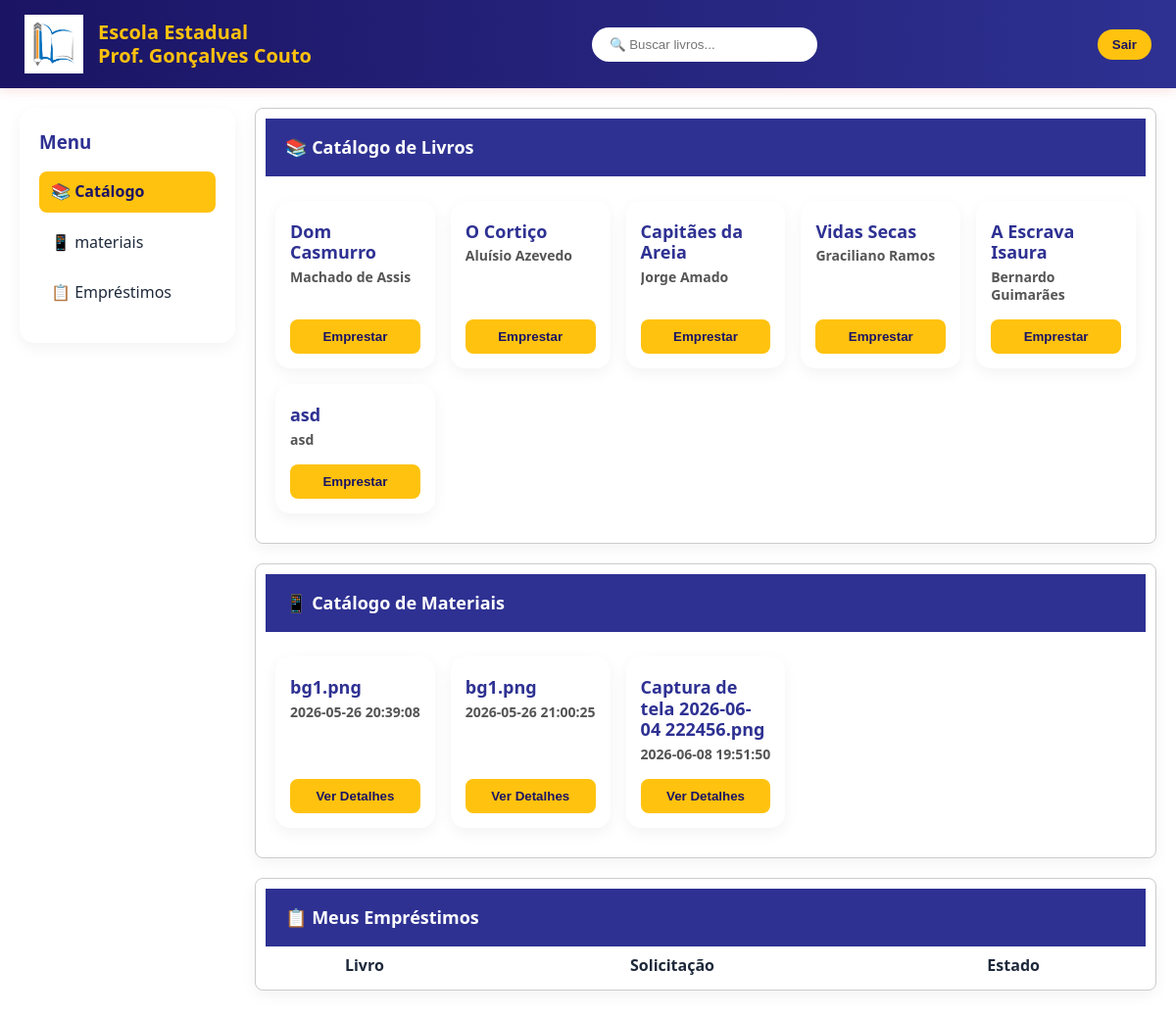
Screenshot of /Aluno.php (signed in) with the database file from the repository.
### tables this page shows
CREATE TABLE IF NOT EXISTS `livros` (
  `IDlivro` int NOT NULL AUTO_INCREMENT,
  `Titulo` varchar(140) DEFAULT NULL,
  `Autor` varchar(100) DEFAULT NULL,
  `Descricao` varchar(140) DEFAULT NULL,
  `ISBN` varchar(13) DEFAULT NULL,
  `Quantidade` int NOT NULL,
  PRIMARY KEY (`IDlivro`)
);

CREATE TABLE IF NOT EXISTS `materiais` (
  `IDmaterial` int NOT NULL AUTO_INCREMENT,
  `nome` varchar(100) NOT NULL,
  `path` varchar(100) NOT NULL,
  `date_upload` datetime NOT NULL DEFAULT CURRENT_TIMESTAMP,
  `usuario` int NOT NULL,
  PRIMARY KEY (`IDmaterial`),
  KEY `usuario` (`usuario`)
);

### Aluno.php (the view, shortened to what this page needs)
<?php
include('conexao.php');
if(!isset($_SESSION['id_aluno'])) {
    $exibirPainel = false;
} else {
    $exibirPainel = true;
    $sql_livros = "SELECT * FROM livros";
    $query_livros = $mysqli->query($sql_livros) or die($mysqli->error);
    $sql_materiais = "SELECT * FROM materiais";
    $query_materiais = $mysqli->query($sql_materiais) or die($mysqli->error);
}
?>
<!DOCTYPE html>
<html lang="pt-br">
<head>
    <link rel="stylesheet" href="styles.css">
</head>
<body class="login-body">
<?php if(!$exibirPainel): ?>
    <div class="login-container">
        <form action="" method="POST">
            <h2>Acesso do Aluno</h2>
            <input type="text" name="nome" placeholder="Seu Nome" required>
            <input type="password" name="senha" placeholder="Sua Senha" required>
            <button type="submit">Entrar</button>
        </form>
    </div>
<?php else: ?>
    <div id="alunoContainer">
        <header>
            <div class="header-left">
                <img src="Imagens/imagem1.png" alt="Logo" class="logo">
                <div class="titulo-escola">Escola Estadual <br><strong>Prof. Gonçalves Couto</strong></div>
            </div>
            <input type="text" id="inputBusca" placeholder="🔍 Buscar livros..." onkeyup="filtrarLivros()">
            <button onclick="window.location.href='logout.php'" class="btn-logout">Sair</button>
        </header>
        <main>
            <aside class="sidebar">
                <h3>Menu</h3>
                <ul>
                    <li class="menu-item active" onclick="rolarParaSessao('catalogolivros', this)" data-section="catalogolivros">📚 Catálogo</li>
                    <li class="menu-item" onclick="rolarParaSessao('catalogomateriais', this)" data-section="catalogomateriais">📱 materiais</li>
                    <li class="menu-item" onclick="rolarParaSessao('catalogoemprestimos', this)" data-section="catalogoemprestimos">📋 Empréstimos</li>
                </ul>
            </aside>
            <section class="dashboard-content" style="flex: 1;">
                <div id="catalogolivros" class="aba-conteudo">
                    <div class="data-section" style="width: 100%; max-width: 100%;">
                        <div class="data-header">📚 Catálogo de Livros</div>
                        <div class="grid">
                        <?php while($livro = $query_livros->fetch_assoc()): ?>
                            <div class="card book-card">
                                <div class="card-content">
                                    <h3><?= htmlspecialchars($livro['Titulo']) ?></h3>
                                    <p><strong><?= htmlspecialchars($livro['Autor']) ?></strong></p>
                                    <div class="actions">
                                        <form method="POST" action="">
                                            <button name="solicitar_emprestimo" class="btn-emprestar" type="submit">Emprestar</button>
                                        </form>
                                    </div>
                                </div>
                            </div>
                        <?php endwhile; ?>
                        </div>
                    </div>
                </div>
                <div id="catalogomateriais" class="aba-conteudo">
                    <div class="data-section" style="width: 100%; max-width: 100%;">
                        <div class="data-header">📱 Catálogo de Materiais</div>
                        <div class="grid">
                        <?php while($material = $query_materiais->fetch_assoc()): ?>
                            <div class="card book-card">
                                <div class="card-content">
                                    <h3><?= htmlspecialchars($material['nome']) ?></h3>
                                    <p><strong><?= htmlspecialchars($material['date_upload']) ?></strong></p>
                                    <div class="actions">
                                        <button onclick="window.open('<?php echo $material['path']; ?>', '_blank')" class="btn-secondary">
                                            Ver Detalhes
                                        </button>
                                    </div>
                                </div>
                            </div>
                        <?php endwhile; ?>
                        </div>
                    </div>
                </div>
                <div id="catalogoemprestimos" class="aba-conteudo" >
                    <div class="data-section" style="width: 100%; max-width: 100%;">
                        <div class="data-header">📋 Meus Empréstimos</div>
                        <div>
                            <table  style="width: 100%;"><thead><tr><th>Livro</th><th>Solicitação</th><th>Estado</th></tr></thead>
                            </table>
                        </div>
                    </div>
                </div>
            </section>
        </main>
    </div>
<?php endif; ?>
</body>
</html>

### Styles.css (style rules this page uses)
* { margin: 0; padding: 0; box-sizing: border-box; }
:root { --primary: #2E3192; --primary-dark: #1B1464; --accent: #FFC20E; --bg-light: #f8fafc; --bg-white: #ffffff; --text-dark: #1e293b; --text-light: #64748b; --success: #10b981; --error: #ef4444; --shadow-sm: 0 1px 2px 0 rgb(0 0 0 / 0.05); --shadow-md: 0 4px 6px -1px rgb(0 0 0 / 0.1); --shadow-lg: 0 10px 15px -3px rgb(0 0 0 / 0.1); --radius: 12px; --transition: all 0.2s ease-in-out; }
body { font-family: 'Segoe UI', Tahoma, Geneva, Verdana, sans-serif; background: var(--bg-light); color: var(--text-dark); line-height: 1.6; min-height: 100vh; }
body.login-body { background: #ffffff; }
header { background: linear-gradient(90deg, #1B1464, #2E3192); color: #fff; padding: 15px 25px; display: flex; align-items: center; justify-content: space-between; box-shadow: 0 4px 10px rgba(228, 8, 8, 0.1); position: sticky; top: 0; z-index: 1000; }
.header-left { display: flex; align-items: center; gap: 15px; }
.logo { width: 60px; }
.titulo-escola { font-size: 20px; font-weight: 700; line-height: 1.2; color: #FFC20E; }
header input { padding: 10px 18px; border-radius: 30px; border: none; outline: none; width: 230px; background: #fff; transition: var(--transition); }
.btn-logout { background: #FFC20E; border: none; padding: 8px 15px; border-radius: 25px; color: #1B1464; font-weight: bold; cursor: pointer; transition: var(--transition); }
main { display: flex; gap: 20px; padding: 20px; }
.sidebar { width: 220px; background: #fff; padding: 20px; border-radius: 15px; box-shadow: 0 5px 15px rgba(0,0,0,0.05); height: fit-content; }
.sidebar h3 { color: #2E3192; margin-bottom: 15px; }
.sidebar ul { list-style: none; }
.sidebar li { margin-bottom: 10px; padding: 8px 12px; border-radius: 8px; cursor: pointer; transition: var(--transition); }
.sidebar li:hover, .sidebar li.active { background: #FFC20E; color: #1B1464; font-weight: bold; }
.grid { display: grid; grid-template-columns: repeat(auto-fill, minmax(140px, 1fr)); gap: 16px; padding: 20px 10px; max-width: 100%; width: 100%; }
.card { background: white; border-radius: 6px; box-shadow: 0 1px 5px rgb(0 0 0 / 0.1); overflow: hidden; cursor: pointer; display: flex; flex-direction: column; transition: box-shadow 0.3s ease; }
.card-content { padding: 8px 10px; flex-grow: 1; display: flex; flex-direction: column; justify-content: center; }
.card h3 { font-size: 14px; font-weight: 600; color: var(--primary); margin: 6px 0 4px; line-height: 1.2; }
.card p { font-size: 12px; color: var(--text-light); margin: 0 0 8px; line-height: 1.3; flex-grow: 1; overflow: hidden; text-overflow: ellipsis; }
.card { background: #fff; border-radius: 15px; overflow: hidden; box-shadow: 0 5px 15px rgba(0,0,0,0.05); transition: var(--transition); }
.card-content { padding: 15px; }
.card h3 { color: #2E3192; font-size: 18px; margin-bottom: 5px; }
.card p { font-size: 14px; color: #555; }
.card button { margin-top: 8px; padding: 10px; width: 100%; border: none; border-radius: 8px; cursor: pointer; font-weight: bold; transition: var(--transition); }
.btn-emprestar { background: #FFC20E; color: #1B1464; }
.data-section { background: white; border-radius: 15px; box-shadow: 0 5px 15px rgba(0,0,0,0.05); overflow: hidden; margin-bottom: 20px; }
.data-header { background: #2E3192; color: white; padding: 15px 20px; font-weight: bold; font-size: 18px; }
.btn-secondary { background: #FFC20E; color: #1B1464; }
.data-section { margin-bottom: 20px; padding: 10px; border: 1px solid #ccc; border-radius: 8px; }
.data-header { font-weight: bold; margin-bottom: 5px; }

### rows the page displays
livros: Titulo "Dom Casmurro", Autor "Machado de Assis"
livros: Titulo "O Cortiço", Autor "Aluísio Azevedo"
livros: Titulo "Capitães da Areia", Autor "Jorge Amado"
livros: Titulo "Vidas Secas", Autor "Graciliano Ramos"
livros: Titulo "A Escrava Isaura", Autor "Bernardo Guimarães"
livros: Titulo "asd", Autor "asd"
materiais: nome "bg1.png", date_upload "2026-05-26 20:39:08"
materiais: nome "bg1.png", date_upload "2026-05-26 21:00:25"
materiais: nome "Captura de tela 2026-06-04 222456.png", date_upload "2026-06-08 19:51:50"
